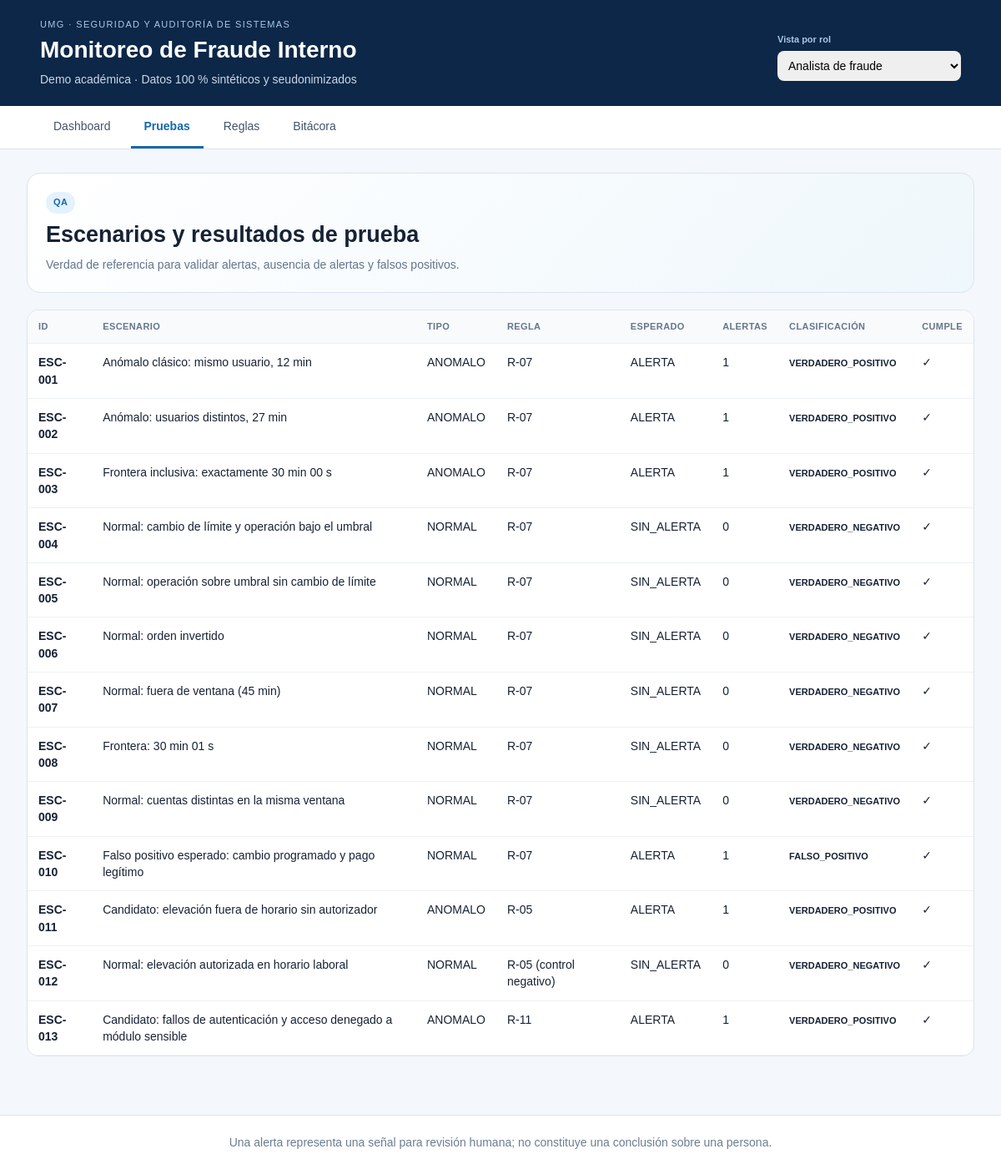
/escenarios, run on the app's committed database.
### tables this page shows
CREATE TABLE escenarios (
  id_escenario      VARCHAR(7)   PRIMARY KEY CHECK (id_escenario LIKE 'ESC-___'),
  nombre            VARCHAR(120) NOT NULL,
  descripcion       VARCHAR(400) NOT NULL,
  tipo              VARCHAR(8)   NOT NULL CHECK (tipo IN ('NORMAL','ANOMALO')),
  id_regla_objetivo VARCHAR(5)   REFERENCES reglas(id_regla),
  resultado_esperado VARCHAR(12) NOT NULL CHECK (resultado_esperado IN ('ALERTA','SIN_ALERTA','POR_DEFINIR')),
  etiqueta_verdad   VARCHAR(16)  NOT NULL CHECK (etiqueta_verdad IN ('LEGITIMO','ANOMALO_FICTICIO')),
  nota              VARCHAR(400)
);

### main.py (the view)
@app.get('/escenarios', response_class=HTMLResponse)
def scenarios(request:Request):
    r=role(request); data=rows('SELECT * FROM v_resultado_escenarios ORDER BY id_escenario')
    return templates.TemplateResponse('scenarios.html',{**base_ctx(request,'escenarios'),'scenarios':data})

### templates/scenarios.html
{% extends 'base.html' %}{% block title %}Pruebas · Fraude Interno{% endblock %}{% block content %}<div class="hero compact"><div><span class="pill">QA</span><h2>Escenarios y resultados de prueba</h2><p>Verdad de referencia para validar alertas, ausencia de alertas y falsos positivos.</p></div></div><section><div class="table-wrap"><table><thead><tr><th>ID</th><th>Escenario</th><th>Tipo</th><th>Regla</th><th>Esperado</th><th>Alertas</th><th>Clasificación</th><th>Cumple</th></tr></thead><tbody>{% for s in scenarios %}<tr><td><b>{{s.id_escenario}}</b></td><td>{{s.nombre}}</td><td>{{s.tipo}}</td><td>{% if s.id_regla_objetivo %}{{s.id_regla_objetivo}}{% elif s.id_escenario=='ESC-012' %}R-05 (control negativo){% else %}—{% endif %}</td><td>{{s.resultado_esperado}}</td><td>{{s.alertas_generadas}}</td><td><span class="classif">{{s.clasificacion}}</span></td><td>{% if s.cumple_esperado==1 %}✓{% elif s.cumple_esperado==0 %}✗{% else %}—{% endif %}</td></tr>{% endfor %}</tbody></table></div></section>{% endblock %}

### templates/base.html (shortened to what this page needs)
<!doctype html><html lang="es"><head><link rel="stylesheet" href="/static/style.css"></head><body>
<header><div><div class="eyebrow">UMG · SEGURIDAD Y AUDITORÍA DE SISTEMAS</div><h1>Monitoreo de Fraude Interno</h1><div class="subtitle">Demo académica · Datos 100 % sintéticos y seudonimizados</div></div><div class="rolebox"><label>Vista por rol</label><select onchange="location.href=this.value"><option>{{ role_name }}</option>{% for k,v in roles.items() %}{% if k != role_id %}<option value="{{ request.url.path }}?rol={{ k }}">{{ v }}</option>{% endif %}{% endfor %}</select></div></header>
<nav><a class="" href="/?rol={{role_id}}">Dashboard</a><a class="{% if active=='escenarios' %}active{% endif %}" href="/escenarios?rol={{role_id}}">Pruebas</a><a class="" href="/reglas?rol={{role_id}}">Reglas</a><a class="" href="/bitacora?rol={{role_id}}">Bitácora</a></nav>
<main>{% block content %}{% endblock %}</main><footer>Una alerta representa una señal para revisión humana; no constituye una conclusión sobre una persona.</footer></body></html>

### static/style.css (style rules this page uses)
:root { --navy:#0c2747;--blue:#1768ac;--cyan:#4cb6c6;--bg:#f4f7fb;--ink:#172235;--muted:#64748b;--line:#dce4ee;--red:#c83737;--amber:#b87500;--green:#258354 }
* { box-sizing:border-box }
body { margin:0;background:var(--bg);font:14px/1.45 Arial,sans-serif;color:var(--ink) }
header { background:var(--navy);color:white;padding:22px max(4vw,32px);display:flex;justify-content:space-between;gap:30px;align-items:center }
h1 { margin:2px 0 4px;font-size:28px }
.eyebrow { font-size:11px;letter-spacing:1.3px;color:#a8c8e8 }
.subtitle { color:#c7d8e9 }
.rolebox { min-width:220px }
.rolebox label { display:block;font-size:11px;color:#a8c8e8;margin-bottom:5px }
.rolebox select { width:100%;padding:9px;border-radius:8px;border:0 }
nav { background:white;border-bottom:1px solid var(--line);padding:0 max(4vw,32px);display:flex;gap:8px }
nav a { padding:14px 16px;text-decoration:none;color:#42536a;border-bottom:3px solid transparent }
nav a.active { color:var(--blue);font-weight:bold;border-bottom-color:var(--blue) }
main { max-width:1280px;margin:0 auto;padding:28px 32px 50px }
.hero { background:linear-gradient(135deg,#fff,#eef7fb);border:1px solid var(--line);border-radius:16px;padding:26px;display:flex;align-items:center;justify-content:space-between;gap:24px;margin-bottom:20px }
.hero.compact { padding:22px }
.hero h2 { margin:6px 0;font-size:27px }
.hero p { margin:0;color:var(--muted);max-width:760px }
.pill { display:inline-block;background:#e4f2ff;color:#1768ac;border-radius:999px;padding:5px 9px;font-size:11px;font-weight:bold;letter-spacing:.4px }
section { margin:20px 0 }
.table-wrap { overflow:auto;background:white;border:1px solid var(--line);border-radius:14px }
table { border-collapse:collapse;width:100%;min-width:900px }
th,td { padding:12px 13px;border-bottom:1px solid #edf1f5;text-align:left;vertical-align:top }
th { font-size:11px;text-transform:uppercase;letter-spacing:.4px;color:#66768b;background:#f8fafc }
label { display:block;font-weight:bold;margin:10px 0 5px }
textarea,select { font:inherit }
.classif { font-size:11px;font-weight:bold }
footer { text-align:center;color:#6b7d92;padding:22px;border-top:1px solid var(--line);background:white }

### data on the page
escenarios: id_escenario "ESC-001", nombre "Anómalo clásico: mismo usuario, 12 min", tipo "ANOMALO", id_regla_objetivo "R-07", resultado_esperado "ALERTA", alertas_generadas "1", clasificacion "VERDADERO_POSITIVO"
escenarios: id_escenario "ESC-002", nombre "Anómalo: usuarios distintos, 27 min", tipo "ANOMALO", id_regla_objetivo "R-07", resultado_esperado "ALERTA", alertas_generadas "1", clasificacion "VERDADERO_POSITIVO"
escenarios: id_escenario "ESC-003", nombre "Frontera inclusiva: exactamente 30 min 00 s", tipo "ANOMALO", id_regla_objetivo "R-07", resultado_esperado "ALERTA", alertas_generadas "1", clasificacion "VERDADERO_POSITIVO"
escenarios: id_escenario "ESC-004", nombre "Normal: cambio de límite y operación bajo el umbral", tipo "NORMAL", id_regla_objetivo "R-07", resultado_esperado "SIN_ALERTA", alertas_generadas "0", clasificacion "VERDADERO_NEGATIVO"
escenarios: id_escenario "ESC-005", nombre "Normal: operación sobre umbral sin cambio de límite", tipo "NORMAL", id_regla_objetivo "R-07", resultado_esperado "SIN_ALERTA", alertas_generadas "0", clasificacion "VERDADERO_NEGATIVO"
escenarios: id_escenario "ESC-006", nombre "Normal: orden invertido", tipo "NORMAL", id_regla_objetivo "R-07", resultado_esperado "SIN_ALERTA", alertas_generadas "0", clasificacion "VERDADERO_NEGATIVO"
escenarios: id_escenario "ESC-007", nombre "Normal: fuera de ventana (45 min)", tipo "NORMAL", id_regla_objetivo "R-07", resultado_esperado "SIN_ALERTA", alertas_generadas "0", clasificacion "VERDADERO_NEGATIVO"
escenarios: id_escenario "ESC-008", nombre "Frontera: 30 min 01 s", tipo "NORMAL", id_regla_objetivo "R-07", resultado_esperado "SIN_ALERTA", alertas_generadas "0", clasificacion "VERDADERO_NEGATIVO"
escenarios: id_escenario "ESC-009", nombre "Normal: cuentas distintas en la misma ventana", tipo "NORMAL", id_regla_objetivo "R-07", resultado_esperado "SIN_ALERTA", alertas_generadas "0", clasificacion "VERDADERO_NEGATIVO"
escenarios: id_escenario "ESC-010", nombre "Falso positivo esperado: cambio programado y pago legítimo", tipo "NORMAL", id_regla_objetivo "R-07", resultado_esperado "ALERTA", alertas_generadas "1", clasificacion "FALSO_POSITIVO"
escenarios: id_escenario "ESC-011", nombre "Candidato: elevación fuera de horario sin autorizador", tipo "ANOMALO", id_regla_objetivo "R-05", resultado_esperado "ALERTA", alertas_generadas "1", clasificacion "VERDADERO_POSITIVO"
escenarios: id_escenario "ESC-012", nombre "Normal: elevación autorizada en horario laboral", tipo "NORMAL", shows "R-05 (control negativo)", resultado_esperado "SIN_ALERTA", alertas_generadas "0", clasificacion "VERDADERO_NEGATIVO"
escenarios: id_escenario "ESC-013", nombre "Candidato: fallos de autenticación y acceso denegado a módulo sensible", tipo "ANOMALO", id_regla_objetivo "R-11", resultado_esperado "ALERTA", alertas_generadas "1", clasificacion "VERDADERO_POSITIVO"

### other printed values
form field value "Analista de fraude"
